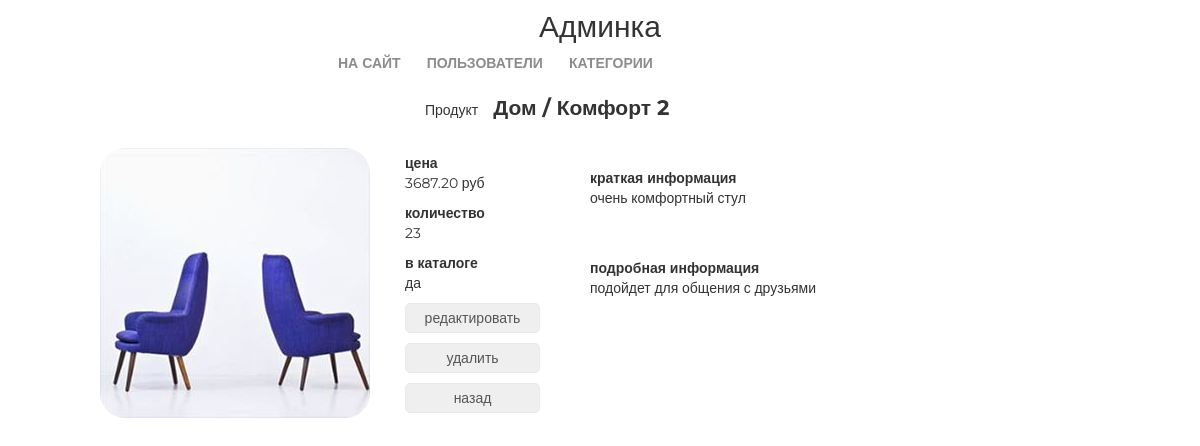
/admin/products/read/2/, run on an earlier commit of the app's database.
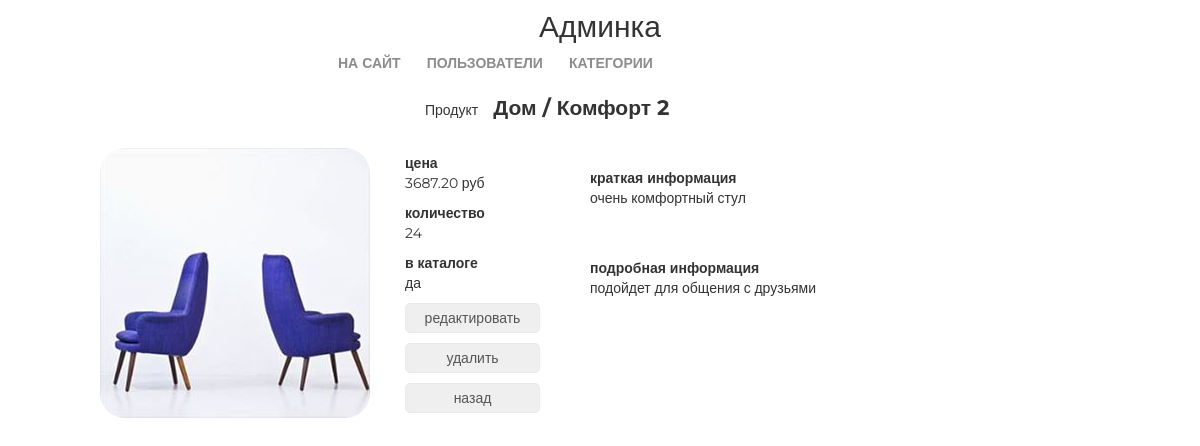
And on a later commit of the database.
### mainapp/models.py (models this page shows, shortened)
class Product(models.Model):
    category = models.ForeignKey(ProductCategory, on_delete=models.CASCADE)
    name = models.CharField(verbose_name='имя продукта', max_length=128)
    image = models.ImageField(upload_to='products_images', blank=True)
    short_desc = models.CharField(verbose_name='краткое описание продукта', max_length=60, blank=True)
    description = models.TextField(verbose_name='описание продукта', blank=True)
    price = models.DecimalField(verbose_name='цена продукта', max_digits=8, decimal_places=2, default=0)
    quantity = models.PositiveIntegerField(verbose_name='количество на складе', default=0)
    is_active = models.BooleanField(verbose_name='категория активна', default=True)

class ProductCategory(models.Model):
    name = models.CharField(verbose_name='название категории', max_length=64, unique=True)
    description = models.TextField(verbose_name='описание категории', blank=True)
    is_active = models.BooleanField(verbose_name='категория активна', default=True)

### adminapp/views.py (the view)
# urls.py: re_path(r'^products/read/(?P<pk>\d+)/$', adminapp.ProductDetailView.as_view(), name='product_read'),
class ProductDetailView(DetailView):
    model = Product
    template_name = 'adminapp/product_read.html'

### mainapp/context_processors.py (called while the page is built)
def basket(request):
    basket_list = []
    if request.user.is_authenticated:
        basket_list = Basket.objects.filter(user=request.user)
    return {
        'basket': basket_list
    }

### adminapp/templates/adminapp/product_read.html
{% extends 'adminapp/base.html' %}
{% load static %}
{% block content %}
    <div class="product_read">
        <div class="product_name">
            Продукт<strong>{{ object.category.name|title }} / {{ object.name|title }}</strong>
        </div>
        <img src="/media/{{ object.image|default:'products_images/default.jpg' }}" alt="{{ object.name }}">
        <div class="summary">
            <b>цена</b>
            <p>{{ object.price }} руб</p>
            <b>количество</b>
            <p>{{ object.quantity }}</p>
            <b>в каталоге</b>
            <p>{% if object.is_active %}да{% else %}нет{% endif %}</p>
            <p>
                <button>
                    <a href={% url 'admin:product_update' object.pk %}>редактировать</a>
                </button>
            </p>
            <p>
                <button>
                    <a href={% url 'admin:product_delete' object.pk %}>удалить</a>
                </button>
            </p>
            <p>
                <button>
                    <a href={% url 'admin:products' object.category.pk %}>назад</a>
                </button>
            </p>
        </div>
        <div class="product_desc">
            <b>краткая информация</b>
            <p>
                {{ object.short_desc }}
            </p>
            <br>
            <br>
            <b>подробная информация</b>
            <p>
                {{ object.description }}
            </p>
        </div>
    </div>
{% endblock %}

What changed in the data, as far as the page shows it:
changed Product "Комфорт 2": quantity "23" → "24"
